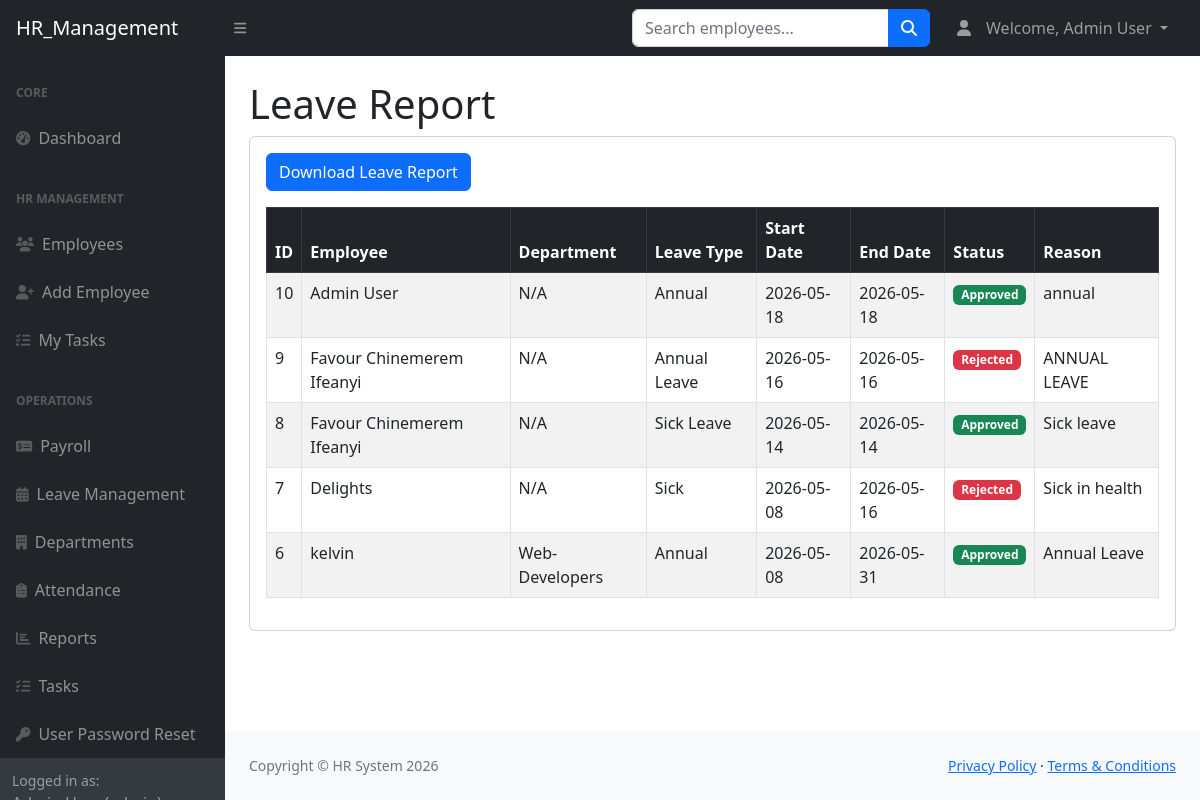
The app's page /hr_suite/reports/leave_report.php (signed in) with its own data.
### tables this page shows
CREATE TABLE `leaves` (
  `id` int(11) NOT NULL,
  `user_id` int(11) NOT NULL,
  `leave_type` varchar(50) NOT NULL,
  `start_date` date NOT NULL,
  `end_date` date NOT NULL,
  `reason` text NOT NULL,
  `status` enum('pending','approved','rejected') NOT NULL DEFAULT 'pending',
  `created_at` timestamp NOT NULL DEFAULT current_timestamp()
);

CREATE TABLE `users` (
  `id` int(11) NOT NULL,
  `full_name` varchar(100) NOT NULL,
  `email` varchar(100) NOT NULL,
  `password` varchar(255) NOT NULL,
  `role` enum('admin','hr','employee') NOT NULL DEFAULT 'employee',
  `department_id` int(11) NOT NULL,
  `created_at` timestamp NOT NULL DEFAULT current_timestamp(),
  `profile_image` varchar(255) DEFAULT NULL
);

CREATE TABLE `departments` (
  `id` int(11) NOT NULL,
  `department_name` varchar(100) NOT NULL,
  `created_at` timestamp NOT NULL DEFAULT current_timestamp()
);

### hr_suite/reports/leave_report.php (the view, shortened to what this page needs)
<?php
include("../config/db.php");
$sql = "SELECT
            leaves.*,
            users.full_name,
            departments.department_name
        FROM leaves
        LEFT JOIN users
        ON leaves.user_id = users.id
        LEFT JOIN departments
        ON users.department_id = departments.id
        ORDER BY leaves.id DESC";
$result = mysqli_query($conn, $sql);
?>
<?php include("../includes/header.php"); ?>
<div id="layoutSidenav">
<?php include("../includes/sidebar.php"); ?>
<div id="layoutSidenav_content">
<main>
<div class="container-fluid px-4">
<h1 class="mt-4">Leave Report</h1>
<div class="card mb-4">
<div class="card-body">
    <?php if($_SESSION['role'] == 'admin' || $_SESSION['role'] == 'hr'): ?>
    <a href="../reports/leave_report_pdf.php"
       class="btn btn-primary mb-3">
        Download Leave Report
    </a>
<?php endif; ?>
<table class="table table-bordered table-striped">
<thead class="table-dark">
<tr>
<th>ID</th>
<th>Employee</th>
<th>Department</th>
<th>Leave Type</th>
<th>Start Date</th>
<th>End Date</th>
<th>Status</th>
<th>Reason</th>
</tr>
</thead>
<tbody>
<?php while($row = mysqli_fetch_assoc($result)): ?>
<tr>
<td><?php echo $row['id']; ?></td>
<td><?php echo $row['full_name']; ?></td>
<td>
<?php echo $row['department_name'] ?? 'N/A'; ?>
</td>
<td>
<?php echo $row['leave_type']; ?>
</td>
<td>
<?php echo $row['start_date']; ?>
</td>
<td>
<?php echo $row['end_date']; ?>
</td>
<td>
<?php if($row['status'] == 'approved'): ?>
<span class="badge bg-success">
    Approved
</span>
<?php elseif($row['status'] == 'pending'): ?>
<span class="badge bg-warning">
    Pending
</span>
<?php else: ?>
<span class="badge bg-danger">
    Rejected
</span>
<?php endif; ?>
</td>
<td>
<?php echo $row['reason']; ?>
</td>
</tr>
<?php endwhile; ?>
</tbody>
</table>
</div>
</div>
</div>
</main>
<?php include("../includes/footer.php"); ?>

### records on screen
leaves: id "10", user.full_name "Admin User", department_name "N/A", leave_type "Annual", start_date "2026-05-18", end_date "2026-05-18", status "Approved", reason "annual"
leaves: id "9", user.full_name "Favour Chinemerem Ifeanyi", department_name "N/A", leave_type "Annual Leave", start_date "2026-05-16", end_date "2026-05-16", status "Rejected", reason "ANNUAL LEAVE"
leaves: id "8", user.full_name "Favour Chinemerem Ifeanyi", department_name "N/A", leave_type "Sick Leave", start_date "2026-05-14", end_date "2026-05-14", status "Approved", reason "Sick leave"
leaves: id "7", user.full_name "Delights", department_name "N/A", leave_type "Sick", start_date "2026-05-08", end_date "2026-05-16", status "Rejected", reason "Sick in health"
leaves: id "6", user.full_name "kelvin", departments.department_name "Web-Developers", leave_type "Annual", start_date "2026-05-08", end_date "2026-05-31", status "Approved", reason "Annual Leave"

### other values on screen
$name "Admin User"
